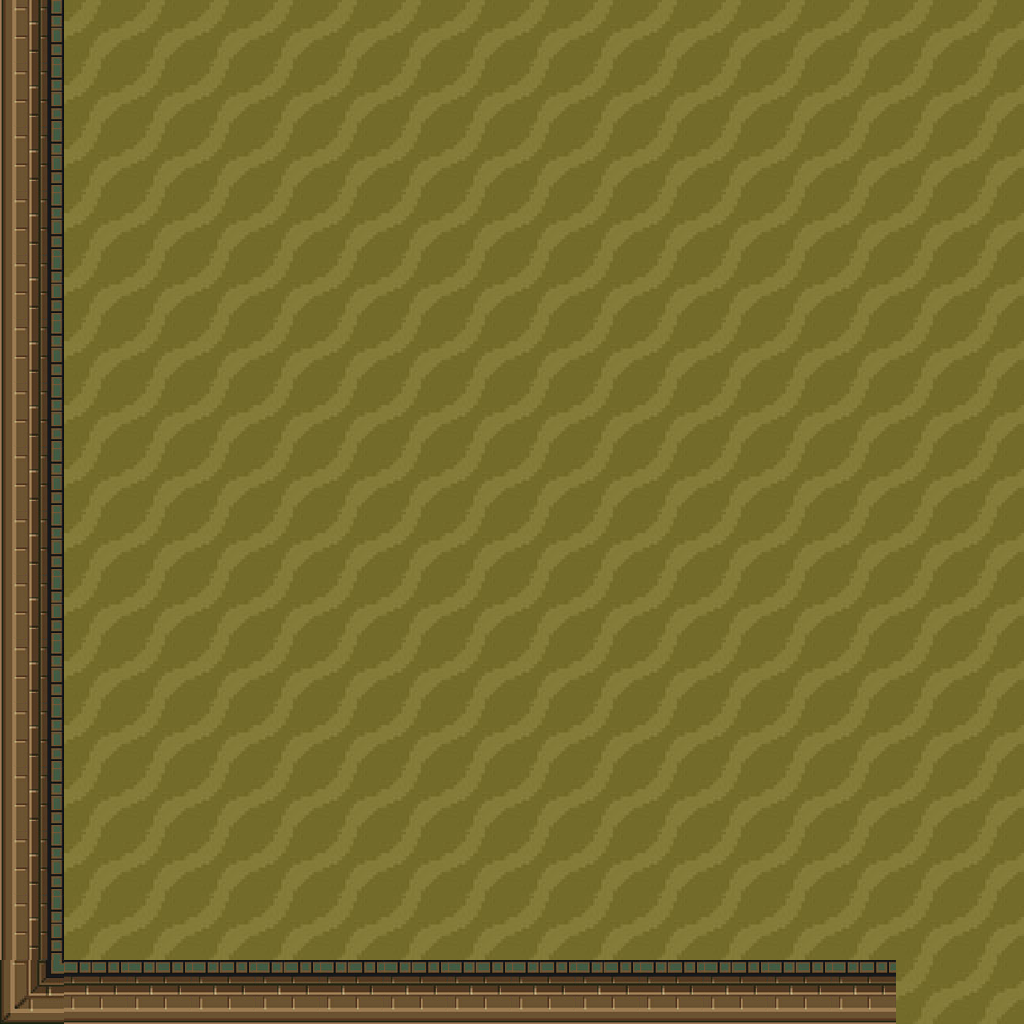

Tiled map render using the project's own tile images. Description and the whole map definition, tile-layer contents included, below:
An orthogonal 16x16 tile map with 64x64 px tiles, 2 tile layers (ground, walls).

<map version="1.5" tiledversion="1.7.2" orientation="orthogonal" renderorder="right-down" width="16" height="16" tilewidth="64" tileheight="64" infinite="0" nextlayerid="3" nextobjectid="1">
 <tileset firstgid="1" name="dungeon_tiles" tilewidth="64" tileheight="64" tilecount="4" columns="0">
  <grid orientation="orthogonal" width="1" height="1" />
  <tile id="0">
   <image width="64" height="64" source="tiles/dungeon_corner.png" />
  </tile>
  <tile id="1">
   <image width="64" height="64" source="tiles/dungeon_wall.png" />
  </tile>
  <tile id="2">
   <image width="64" height="64" source="tiles/dungeon_wall_right.png" />
  </tile>
  <tile id="3">
   <image width="64" height="64" source="tiles/sandy_floor.png" />
  </tile>
 </tileset>
 <layer id="2" name="ground" width="16" height="16">
  <data encoding="csv">
4,4,4,4,4,4,4,4,4,4,4,4,4,4,4,4,
4,4,4,4,4,4,4,4,4,4,4,4,4,4,4,4,
4,4,4,4,4,4,4,4,4,4,4,4,4,4,4,4,
4,4,4,4,4,4,4,4,4,4,4,4,4,4,4,4,
4,4,4,4,4,4,4,4,4,4,4,4,4,4,4,4,
4,4,4,4,4,4,4,4,4,4,4,4,4,4,4,4,
4,4,4,4,4,4,4,4,4,4,4,4,4,4,4,4,
4,4,4,4,4,4,4,4,4,4,4,4,4,4,4,4,
4,4,4,4,4,4,4,4,4,4,4,4,4,4,4,4,
4,4,4,4,4,4,4,4,4,4,4,4,4,4,4,4,
4,4,4,4,4,4,4,4,4,4,4,4,4,4,4,4,
4,4,4,4,4,4,4,4,4,4,4,4,4,4,4,4,
4,4,4,4,4,4,4,4,4,4,4,4,4,4,4,4,
4,4,4,4,4,4,4,4,4,4,4,4,4,4,4,4,
4,4,4,4,4,4,4,4,4,4,4,4,4,4,4,4,
4,4,4,4,4,4,4,4,4,4,4,4,4,4,4,4
</data>
 </layer>
 <layer id="1" name="walls" width="16" height="16">
  <data encoding="csv">
3221225474,0,0,0,0,0,0,0,0,0,0,0,0,0,0,0,
3221225474,0,0,0,0,0,0,0,0,0,0,0,0,0,0,0,
3221225474,0,0,0,0,0,0,0,0,0,0,0,0,0,0,0,
3221225474,0,0,0,0,0,0,0,0,0,0,0,0,0,0,0,
3221225474,0,0,0,0,0,0,0,0,0,0,0,0,0,0,0,
3221225474,0,0,0,0,0,0,0,0,0,0,0,0,0,0,0,
3221225474,0,0,0,0,0,0,0,0,0,0,0,0,0,0,0,
3221225474,0,0,0,0,0,0,0,0,0,0,0,0,0,0,0,
3221225474,0,0,0,0,0,0,0,0,0,0,0,0,0,0,0,
3221225474,0,0,0,0,0,0,0,0,0,0,0,0,0,0,0,
3221225474,0,0,0,0,0,0,0,0,0,0,0,0,0,0,0,
3221225474,0,0,0,0,0,0,0,0,0,0,0,0,0,0,0,
3221225474,0,0,0,0,0,0,0,0,0,0,0,0,0,0,0,
3221225474,0,0,0,0,0,0,0,0,0,0,0,0,0,0,0,
3221225474,0,0,0,0,0,0,0,0,0,0,0,0,0,0,0,
2684354561,2684354562,2684354562,2684354562,2684354562,2684354562,2684354562,2684354562,2684354562,2684354562,2684354562,2684354562,2684354562,2684354562,0,0
</data>
 </layer>
</map>
